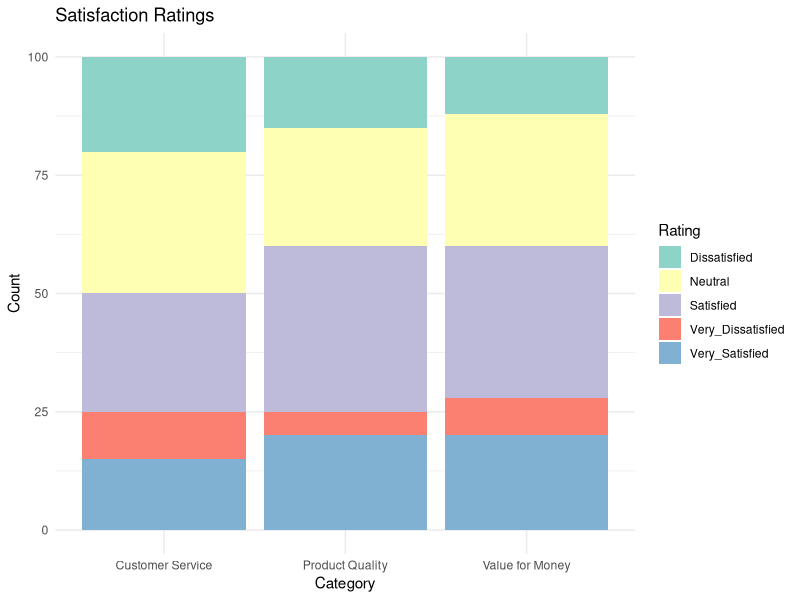

Write R code to recreate this figure.
# Load necessary libraries
library(ggplot2)
library(tidyr)

# Dataset
data <- data.frame(
  Category = c('Product Quality', 'Customer Service', 'Value for Money'),
  Very_Dissatisfied = c(5, 10, 8),
  Dissatisfied = c(15, 20, 12),
  Neutral = c(25, 30, 28),
  Satisfied = c(35, 25, 32),
  Very_Satisfied = c(20, 15, 20)
)

# Reshape the data to long format
data_long <- gather(data, key = "Rating", value = "Count", -Category)

# Create the stacked bar plot
ggplot(data_long, aes(x = Category, y = Count, fill = Rating)) +
  geom_bar(stat = "identity") +
  labs(title = 'Satisfaction Ratings',
       x = 'Category',
       y = 'Count') +
  scale_fill_brewer(palette = "Set3") +
  theme_minimal()
